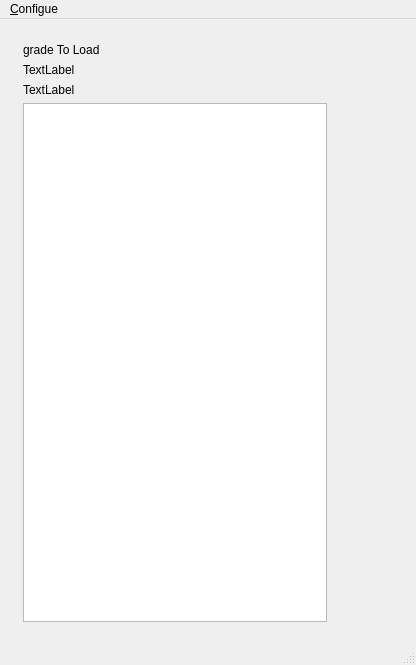
<?xml version="1.0" encoding="UTF-8"?>
<ui version="4.0">
 <class>MainWindowGdrOperator</class>
 <widget class="QMainWindow" name="MainWindowGdrOperator">
  <property name="geometry">
   <rect>
    <x>0</x>
    <y>0</y>
    <width>416</width>
    <height>665</height>
   </rect>
  </property>
  <property name="windowTitle">
   <string>Operator GDR</string>
  </property>
  <widget class="QWidget" name="centralwidget">
   <widget class="QWidget" name="layoutWidget">
    <property name="geometry">
     <rect>
      <x>0</x>
      <y>0</y>
      <width>22</width>
      <height>430</height>
     </rect>
    </property>
    <layout class="QVBoxLayout" name="verticalLayout">
     <item>
      <spacer name="verticalSpacer">
       <property name="orientation">
        <enum>Qt::Vertical</enum>
       </property>
       <property name="sizeType">
        <enum>QSizePolicy::Fixed</enum>
       </property>
       <property name="sizeHint" stdset="0">
        <size>
         <width>20</width>
         <height>428</height>
        </size>
       </property>
      </spacer>
     </item>
    </layout>
   </widget>
   <widget class="QWidget" name="layoutWidget">
    <property name="geometry">
     <rect>
      <x>23</x>
      <y>24</y>
      <width>304</width>
      <height>579</height>
     </rect>
    </property>
    <layout class="QVBoxLayout" name="verticalLayout_3">
     <item>
      <layout class="QVBoxLayout" name="verticalLayout_2">
       <item>
        <widget class="QLabel" name="labelGradeToLoad">
         <property name="minimumSize">
          <size>
           <width>300</width>
           <height>0</height>
          </size>
         </property>
         <property name="text">
          <string>grade To Load</string>
         </property>
        </widget>
       </item>
       <item>
        <widget class="QLabel" name="labelMultiverse">
         <property name="minimumSize">
          <size>
           <width>300</width>
           <height>0</height>
          </size>
         </property>
         <property name="text">
          <string>TextLabel</string>
         </property>
        </widget>
       </item>
       <item>
        <widget class="QLabel" name="labelPostgres">
         <property name="minimumSize">
          <size>
           <width>300</width>
           <height>0</height>
          </size>
         </property>
         <property name="text">
          <string>TextLabel</string>
         </property>
        </widget>
       </item>
       <item>
        <widget class="QListWidget" name="listWidgetGrades"/>
       </item>
      </layout>
     </item>
    </layout>
   </widget>
  </widget>
  <widget class="QMenuBar" name="menubar">
   <property name="geometry">
    <rect>
     <x>0</x>
     <y>0</y>
     <width>416</width>
     <height>24</height>
    </rect>
   </property>
   <widget class="QMenu" name="menu_Postgress">
    <property name="title">
     <string>&amp;Configue</string>
    </property>
    <addaction name="action_Load"/>
    <addaction name="action_Multiverse"/>
    <addaction name="action_Postgres"/>
    <addaction name="separator"/>
    <addaction name="separator"/>
    <addaction name="action_Exit"/>
   </widget>
   <addaction name="menu_Postgress"/>
  </widget>
  <widget class="QStatusBar" name="statusbar"/>
  <action name="action_Multiverse">
   <property name="text">
    <string>&amp;Multiverse</string>
   </property>
  </action>
  <action name="action_Postgres">
   <property name="text">
    <string>&amp;Postgres</string>
   </property>
  </action>
  <action name="action_Exit">
   <property name="text">
    <string>&amp;Exit</string>
   </property>
  </action>
  <action name="action_Load">
   <property name="text">
    <string>&amp;Load</string>
   </property>
  </action>
 </widget>
 <resources/>
 <connections/>
</ui>
